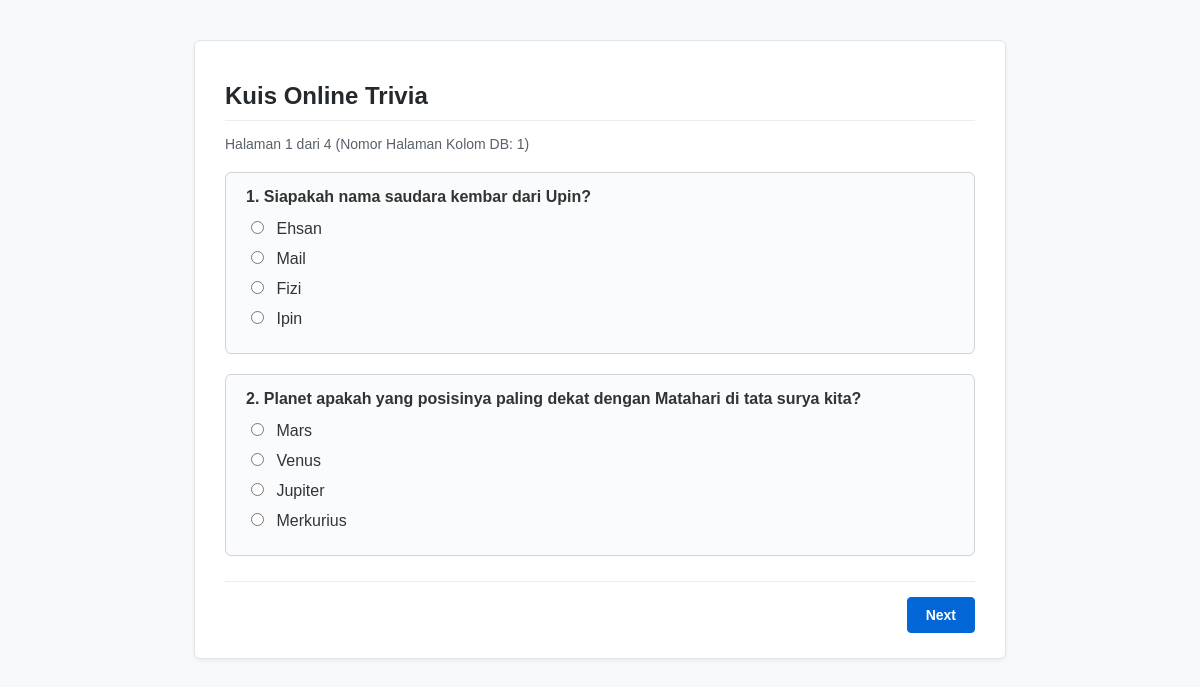
The page / on the database its author committed.
### tables this page shows
CREATE TABLE `soal` (
  `idsoal` INT NOT NULL AUTO_INCREMENT,
  `nomor` INT NOT NULL,
  `pertanyaan` TEXT NOT NULL,
  `halaman_ke` INT NOT NULL,
  PRIMARY KEY (`idsoal`)
);

CREATE TABLE `jawaban` (
  `idjawaban` INT NOT NULL AUTO_INCREMENT,
  `idsoal` INT NOT NULL,
  `isi_jawaban` TEXT NOT NULL,
  `benarkah` TINYINT(1) NOT NULL,
  PRIMARY KEY (`idjawaban`),
  KEY `fk_jawaban_soal` (`idsoal`),
  CONSTRAINT `fk_jawaban_soal` FOREIGN KEY (`idsoal`) REFERENCES `soal` (`idsoal`) ON DELETE CASCADE
);

### parent.php (called while the page is built, shortened)
<?php
class orangtua {
    public function __construct() {
        $this->mysqli = new mysqli(SERVER_NAME, USER_NAME, PASSWORD, DB_NAME);
    }
}
?>

### soal.php (called while the page is built, shortened)
<?php
require_once("parent.php");
class soal extends orangtua {
    public function getAllPages() {
        $sql = "SELECT DISTINCT halaman_ke FROM soal ORDER BY halaman_ke ASC";
        $stmt = $this->mysqli->prepare($sql);
        $stmt->execute();
        $res = $stmt->get_result();
        $pages = array();
        while ($row = $res->fetch_assoc()) {
            $pages[] = (int)$row['halaman_ke'];
        }
        return $pages;
    }
    public function getSoalByHalaman($halaman_ke) {
        $sql = "SELECT * FROM soal WHERE halaman_ke = ? ORDER BY nomor ASC";
        $stmt = $this->mysqli->prepare($sql);
        $stmt->bind_param("i", $halaman_ke);
        $stmt->execute();
        $res = $stmt->get_result();
        $list = array();
        while ($row = $res->fetch_assoc()) {
            $list[] = $row;
        }
        return $list;
    }
}
?>

### jawaban.php (called while the page is built, shortened)
<?php
require_once("parent.php");
class jawaban extends orangtua {
    public function getJawabanBySoal($idsoal) {
        $sql = "SELECT * FROM jawaban WHERE idsoal = ? ORDER BY RAND()";
        $stmt = $this->mysqli->prepare($sql);
        $stmt->bind_param("i", $idsoal);
        $stmt->execute();
        $res = $stmt->get_result();
        $list = array();
        while ($row = $res->fetch_assoc()) {
            $list[] = $row;
        }
        return $list;
    }
}
?>

### index.php (the view, shortened to what this page needs)
<?php
require_once("soal.php");
require_once("jawaban.php");
$soalObj = new soal();
$jawabanObj = new jawaban();
$daftar_halaman = $soalObj->getAllPages();
$total_halaman = count($daftar_halaman);
$page = isset($_GET['page']) ? (int)$_GET['page'] : (isset($daftar_halaman[0]) ? $daftar_halaman[0] : 1);
$current_idx = array_search($page, $daftar_halaman);
$list_soal = $soalObj->getSoalByHalaman($page);
?>
<!DOCTYPE html>
<html lang="id">
<head>
    <link rel="stylesheet" href="style.css">
</head>
<body>
    <div class="container">
        <h1>Kuis Online Trivia</h1>
        <?php if (empty($daftar_halaman) || empty($list_soal)): ?>
            <div class="soal-card">
                <p>Data soal belum tersedia di database. Pastikan database <code>fullstack</code> sudah dibuat dan file <code>quiz.sql</code> telah di-import.</p>
            </div>
        <?php else: ?>
            <div class="info-halaman">
                Halaman <?php echo ($current_idx + 1); ?> dari <?php echo $total_halaman; ?> (Nomor Halaman Kolom DB: <?php echo $page; ?>)
            </div>
            <form method="POST" action="index.php">
                <?php foreach ($list_soal as $s): ?>
                    <div class="soal-card">
                        <div class="soal-judul">
                            <?php echo $s['nomor'] . ". " . htmlentities((string)$s['pertanyaan']); ?>
                        </div>
                        <?php
                        $list_jawaban = $jawabanObj->getJawabanBySoal($s['idsoal']);
                        ?>
                        <ul class="opsi-list">
                            <?php foreach ($list_jawaban as $j): ?>
                                <?php
                                $checked = "";
                                ?>
                                <li class="opsi-item">
                                    <label>
                                        <input type="radio" name="jawaban[<?php echo $s['idsoal']; ?>]" value="<?php echo $j['idjawaban']; ?>" <?php echo $checked; ?> required>
                                        <?php echo htmlentities((string)$j['isi_jawaban']); ?>
                                    </label>
                                </li>
                            <?php endforeach; ?>
                        </ul>
                    </div>
                <?php endforeach; ?>
                <div class="nav-buttons">
                    <div class="nav-buttons-right">
                        <input type="submit" name="tombol" value="Next" class="btn btn-primary">
                    </div>
                </div>
            </form>
        <?php endif; ?>
    </div>
</body>
</html>

### style.css (style rules this page uses)
body { font-family: Arial, sans-serif; background-color: #f7f9fa; color: #333; margin: 0; padding: 20px; }
.container { max-width: 750px; margin: 20px auto; background-color: #ffffff; padding: 25px 30px; border: 1px solid #e1e4e8; border-radius: 6px; box-shadow: 0 2px 4px rgba(0,0,0,0.05); }
h1, h2, h3 { color: #24292e; }
h1 { font-size: 24px; margin-bottom: 15px; padding-bottom: 10px; border-bottom: 1px solid #eaecef; }
.info-halaman { color: #586069; font-size: 14px; margin-bottom: 20px; }
.soal-card { border: 1px solid #d1d5da; border-radius: 6px; padding: 15px 20px; margin-bottom: 20px; background-color: #fafbfc; }
.soal-judul { font-size: 16px; font-weight: bold; margin-bottom: 12px; }
.opsi-list { list-style: none; padding: 0; margin: 0; }
.opsi-item { margin-bottom: 10px; }
.opsi-item label { cursor: pointer; display: inline-block; vertical-align: middle; }
.opsi-item input[type="radio"] { margin-right: 8px; cursor: pointer; }
.nav-buttons { display: flex; justify-content: space-between; align-items: center; margin-top: 25px; padding-top: 15px; border-top: 1px solid #eaecef; }
.nav-buttons-right { margin-left: auto; }
.btn { display: inline-block; padding: 9px 18px; font-size: 14px; font-weight: bold; text-align: center; text-decoration: none; border-radius: 4px; border: 1px solid #ccc; cursor: pointer; background-color: #f6f8fa; color: #24292e; }
.btn-primary { background-color: #0366d6; color: #ffffff; border-color: #0366d6; }

### rows shown on the page
soal: nomor "1", pertanyaan "Siapakah nama saudara kembar dari Upin?"
jawaban: isi_jawaban "Ehsan"
jawaban: isi_jawaban "Mail"
jawaban: isi_jawaban "Fizi"
jawaban: isi_jawaban "Ipin"
soal: nomor "2", pertanyaan "Planet apakah yang posisinya paling dekat dengan Matahari di tata surya kita?"
jawaban: isi_jawaban "Mars"
jawaban: isi_jawaban "Venus"
jawaban: isi_jawaban "Jupiter"
jawaban: isi_jawaban "Merkurius"

### other values the page prints
$current_idx + 1 "1"
$total_halaman "4"
$page "1"
